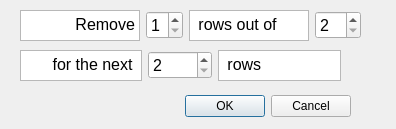
<?xml version="1.0" encoding="UTF-8"?>
<ui version="4.0">
 <class>RemoveNoPQDialog</class>
 <widget class="QDialog" name="RemoveNoPQDialog">
  <property name="windowModality">
   <enum>Qt::ApplicationModal</enum>
  </property>
  <property name="geometry">
   <rect>
    <x>0</x>
    <y>0</y>
    <width>396</width>
    <height>129</height>
   </rect>
  </property>
  <property name="sizePolicy">
   <sizepolicy hsizetype="Fixed" vsizetype="Fixed">
    <horstretch>0</horstretch>
    <verstretch>0</verstretch>
   </sizepolicy>
  </property>
  <property name="windowTitle">
   <string>Dialog</string>
  </property>
  <property name="modal">
   <bool>true</bool>
  </property>
  <widget class="QDialogButtonBox" name="buttonBox">
   <property name="geometry">
    <rect>
     <x>90</x>
     <y>90</y>
     <width>261</width>
     <height>32</height>
    </rect>
   </property>
   <property name="sizePolicy">
    <sizepolicy hsizetype="Minimum" vsizetype="Fixed">
     <horstretch>0</horstretch>
     <verstretch>0</verstretch>
    </sizepolicy>
   </property>
   <property name="orientation">
    <enum>Qt::Horizontal</enum>
   </property>
   <property name="standardButtons">
    <set>QDialogButtonBox::Cancel|QDialogButtonBox::Ok</set>
   </property>
  </widget>
  <widget class="QWidget" name="horizontalLayoutWidget">
   <property name="geometry">
    <rect>
     <x>20</x>
     <y>10</y>
     <width>341</width>
     <height>31</height>
    </rect>
   </property>
   <layout class="QHBoxLayout" name="horizontalLayout">
    <item>
     <widget class="QTextBrowser" name="textBrowser">
      <property name="font">
       <font>
        <pointsize>12</pointsize>
       </font>
      </property>
      <property name="html">
       <string>&lt;!DOCTYPE HTML PUBLIC &quot;-//W3C//DTD HTML 4.0//EN&quot; &quot;http://www.w3.org/TR/REC-html40/strict.dtd&quot;&gt;
&lt;html&gt;&lt;head&gt;&lt;meta name=&quot;qrichtext&quot; content=&quot;1&quot; /&gt;&lt;style type=&quot;text/css&quot;&gt;
p, li { white-space: pre-wrap; }
&lt;/style&gt;&lt;/head&gt;&lt;body style=&quot; font-family:'MS Shell Dlg 2'; font-size:12pt; font-weight:400; font-style:normal;&quot;&gt;
&lt;p align=&quot;right&quot; style=&quot; margin-top:0px; margin-bottom:0px; margin-left:0px; margin-right:0px; -qt-block-indent:0; text-indent:0px;&quot;&gt;Remove&lt;/p&gt;&lt;/body&gt;&lt;/html&gt;</string>
      </property>
     </widget>
    </item>
    <item>
     <widget class="QSpinBox" name="spinBox_N">
      <property name="font">
       <font>
        <pointsize>12</pointsize>
       </font>
      </property>
      <property name="minimum">
       <number>1</number>
      </property>
      <property name="maximum">
       <number>9</number>
      </property>
     </widget>
    </item>
    <item>
     <widget class="QTextBrowser" name="textBrowser_2">
      <property name="sizePolicy">
       <sizepolicy hsizetype="Expanding" vsizetype="Expanding">
        <horstretch>0</horstretch>
        <verstretch>0</verstretch>
       </sizepolicy>
      </property>
      <property name="font">
       <font>
        <pointsize>12</pointsize>
       </font>
      </property>
      <property name="html">
       <string>&lt;!DOCTYPE HTML PUBLIC &quot;-//W3C//DTD HTML 4.0//EN&quot; &quot;http://www.w3.org/TR/REC-html40/strict.dtd&quot;&gt;
&lt;html&gt;&lt;head&gt;&lt;meta name=&quot;qrichtext&quot; content=&quot;1&quot; /&gt;&lt;style type=&quot;text/css&quot;&gt;
p, li { white-space: pre-wrap; }
&lt;/style&gt;&lt;/head&gt;&lt;body style=&quot; font-family:'MS Shell Dlg 2'; font-size:12pt; font-weight:400; font-style:normal;&quot;&gt;
&lt;p align=&quot;justify&quot; style=&quot; margin-top:0px; margin-bottom:0px; margin-left:0px; margin-right:0px; -qt-block-indent:0; text-indent:0px;&quot;&gt; rows out of &lt;/p&gt;&lt;/body&gt;&lt;/html&gt;</string>
      </property>
     </widget>
    </item>
    <item>
     <widget class="QSpinBox" name="spinBox_P">
      <property name="font">
       <font>
        <pointsize>12</pointsize>
       </font>
      </property>
      <property name="minimum">
       <number>2</number>
      </property>
      <property name="maximum">
       <number>10</number>
      </property>
     </widget>
    </item>
   </layout>
  </widget>
  <widget class="QWidget" name="horizontalLayoutWidget_2">
   <property name="geometry">
    <rect>
     <x>20</x>
     <y>50</y>
     <width>321</width>
     <height>31</height>
    </rect>
   </property>
   <layout class="QHBoxLayout" name="horizontalLayout_2">
    <property name="topMargin">
     <number>0</number>
    </property>
    <item>
     <widget class="QTextBrowser" name="textBrowser_3">
      <property name="font">
       <font>
        <pointsize>12</pointsize>
       </font>
      </property>
      <property name="html">
       <string>&lt;!DOCTYPE HTML PUBLIC &quot;-//W3C//DTD HTML 4.0//EN&quot; &quot;http://www.w3.org/TR/REC-html40/strict.dtd&quot;&gt;
&lt;html&gt;&lt;head&gt;&lt;meta name=&quot;qrichtext&quot; content=&quot;1&quot; /&gt;&lt;style type=&quot;text/css&quot;&gt;
p, li { white-space: pre-wrap; }
&lt;/style&gt;&lt;/head&gt;&lt;body style=&quot; font-family:'MS Shell Dlg 2'; font-size:12pt; font-weight:400; font-style:normal;&quot;&gt;
&lt;p align=&quot;right&quot; style=&quot; margin-top:0px; margin-bottom:0px; margin-left:0px; margin-right:0px; -qt-block-indent:0; text-indent:0px;&quot;&gt;for the next &lt;/p&gt;&lt;/body&gt;&lt;/html&gt;</string>
      </property>
     </widget>
    </item>
    <item>
     <widget class="QSpinBox" name="spinBox_NbRow">
      <property name="font">
       <font>
        <pointsize>12</pointsize>
       </font>
      </property>
      <property name="minimum">
       <number>2</number>
      </property>
      <property name="maximum">
       <number>5000</number>
      </property>
     </widget>
    </item>
    <item>
     <widget class="QTextBrowser" name="textBrowser_4">
      <property name="sizePolicy">
       <sizepolicy hsizetype="Expanding" vsizetype="Expanding">
        <horstretch>0</horstretch>
        <verstretch>0</verstretch>
       </sizepolicy>
      </property>
      <property name="font">
       <font>
        <pointsize>12</pointsize>
       </font>
      </property>
      <property name="html">
       <string>&lt;!DOCTYPE HTML PUBLIC &quot;-//W3C//DTD HTML 4.0//EN&quot; &quot;http://www.w3.org/TR/REC-html40/strict.dtd&quot;&gt;
&lt;html&gt;&lt;head&gt;&lt;meta name=&quot;qrichtext&quot; content=&quot;1&quot; /&gt;&lt;style type=&quot;text/css&quot;&gt;
p, li { white-space: pre-wrap; }
&lt;/style&gt;&lt;/head&gt;&lt;body style=&quot; font-family:'MS Shell Dlg 2'; font-size:12pt; font-weight:400; font-style:normal;&quot;&gt;
&lt;p align=&quot;justify&quot; style=&quot; margin-top:0px; margin-bottom:0px; margin-left:0px; margin-right:0px; -qt-block-indent:0; text-indent:0px;&quot;&gt; rows&lt;/p&gt;&lt;/body&gt;&lt;/html&gt;</string>
      </property>
     </widget>
    </item>
   </layout>
  </widget>
 </widget>
 <resources/>
 <connections>
  <connection>
   <sender>buttonBox</sender>
   <signal>accepted()</signal>
   <receiver>RemoveNoPQDialog</receiver>
   <slot>accept()</slot>
   <hints>
    <hint type="sourcelabel">
     <x>248</x>
     <y>254</y>
    </hint>
    <hint type="destinationlabel">
     <x>157</x>
     <y>274</y>
    </hint>
   </hints>
  </connection>
  <connection>
   <sender>buttonBox</sender>
   <signal>rejected()</signal>
   <receiver>RemoveNoPQDialog</receiver>
   <slot>reject()</slot>
   <hints>
    <hint type="sourcelabel">
     <x>316</x>
     <y>260</y>
    </hint>
    <hint type="destinationlabel">
     <x>286</x>
     <y>274</y>
    </hint>
   </hints>
  </connection>
 </connections>
</ui>
